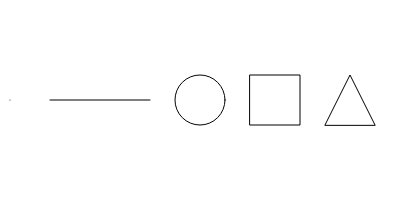
Frame 1 (no input)
Frame 60 (no input): identical to frame 1, image omitted
Frame 120 (the mouse pressed at the canvas centre since frame 60): identical to frame 1, image omitted

The p5.js sketch that drew this single still picture (run headless with seeded random() and noise() and a simulated clock; from frame 60 on, the mouse is pressed at the canvas centre):

// p5.js sketch
// ── sketch.js
var halfHeight;

function setup() {
  createCanvas(400, 200);
  halfHeight = height / 2;
}

function draw() {
  background(255);
  point(10, halfHeight);
  line(50, halfHeight, 150, halfHeight);
  circle(200, halfHeight, 50);
  rect(250, halfHeight - 25, 50, 50);
  triangle(325, halfHeight + 25, 350, halfHeight - 25, 375, halfHeight + 25);
}
